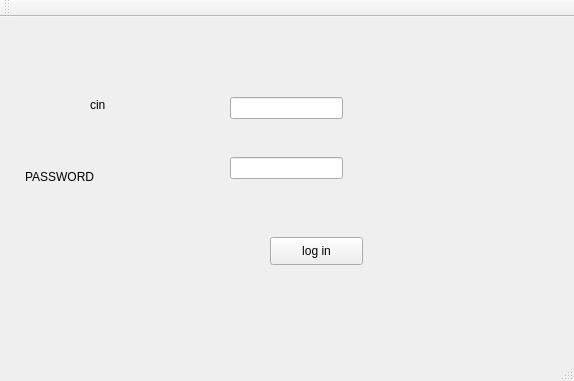
<?xml version="1.0" encoding="UTF-8"?>
<ui version="4.0">
 <class>MainWindow</class>
 <widget class="QMainWindow" name="MainWindow">
  <property name="geometry">
   <rect>
    <x>0</x>
    <y>0</y>
    <width>574</width>
    <height>381</height>
   </rect>
  </property>
  <property name="windowTitle">
   <string>Gestion des Clients</string>
  </property>
  <widget class="QWidget" name="centralWidget">
   <widget class="QLineEdit" name="lineEdit">
    <property name="geometry">
     <rect>
      <x>230</x>
      <y>140</y>
      <width>113</width>
      <height>22</height>
     </rect>
    </property>
   </widget>
   <widget class="QLineEdit" name="lineEdit_user">
    <property name="geometry">
     <rect>
      <x>230</x>
      <y>80</y>
      <width>113</width>
      <height>22</height>
     </rect>
    </property>
   </widget>
   <widget class="QPushButton" name="pushButton">
    <property name="geometry">
     <rect>
      <x>270</x>
      <y>220</y>
      <width>93</width>
      <height>28</height>
     </rect>
    </property>
    <property name="text">
     <string>log in</string>
    </property>
   </widget>
   <widget class="QLabel" name="label">
    <property name="geometry">
     <rect>
      <x>90</x>
      <y>80</y>
      <width>56</width>
      <height>16</height>
     </rect>
    </property>
    <property name="text">
     <string>cin</string>
    </property>
   </widget>
   <widget class="QLabel" name="label_2">
    <property name="geometry">
     <rect>
      <x>25</x>
      <y>150</y>
      <width>121</width>
      <height>20</height>
     </rect>
    </property>
    <property name="text">
     <string>PASSWORD</string>
    </property>
   </widget>
  </widget>
  <widget class="QMenuBar" name="menuBar">
   <property name="geometry">
    <rect>
     <x>0</x>
     <y>0</y>
     <width>574</width>
     <height>26</height>
    </rect>
   </property>
  </widget>
  <widget class="QToolBar" name="mainToolBar">
   <attribute name="toolBarArea">
    <enum>TopToolBarArea</enum>
   </attribute>
   <attribute name="toolBarBreak">
    <bool>false</bool>
   </attribute>
  </widget>
  <widget class="QStatusBar" name="statusBar"/>
 </widget>
 <layoutdefault spacing="6" margin="11"/>
 <resources/>
 <connections/>
</ui>
